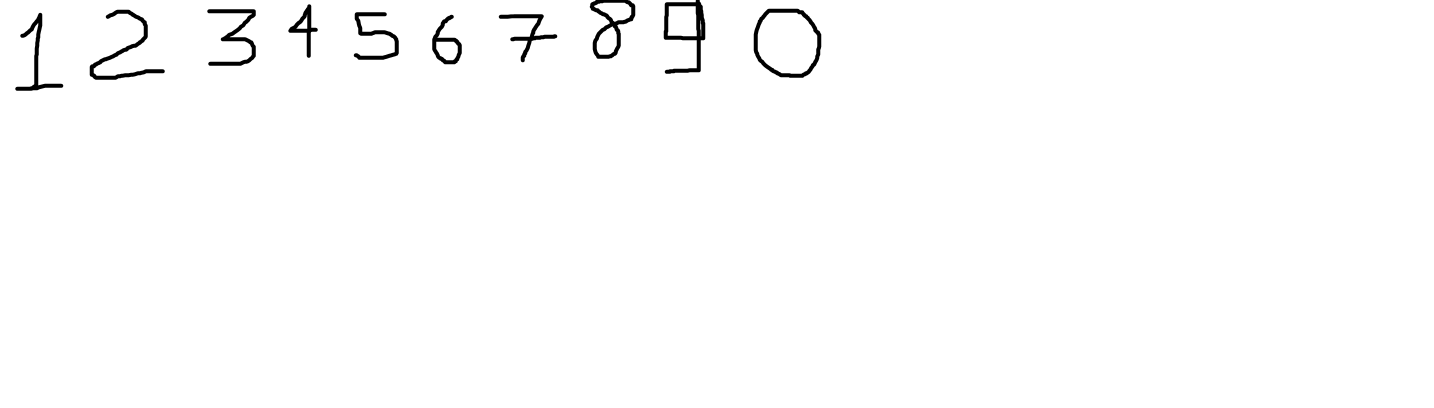
#> input picture draw.jpeg, 2868 x 816 px (shown at 1/2 size); its folder holds only this picture in this run
$ python -i segment.py   (imports and definitions only)
#> lines starting #> are read from the running program, lines starting #| are printed output that depends on the picture; after the words box and inside, x2 and y2 are one past the last pixel; in counts of white or black regions, pixels touching at a corner belong together
### predict.py
import tensorflow.compat.v1 as tf
tf.disable_v2_behavior()
#> (this line was passed over: tensorflow is not available in this run)
import numpy as np
import os,glob,cv2
import sys,argparse

def find_class(image):

	classes=[]
	classes=['(', ')', '+', '-', '0', '1', '2', '3', '4', '5', '6', '7', '8', '9', '=', 'cos', 'div', 'e', 'log', 'sin', 'tan', 'times', 'X', 'y', 'z', '[', ']', '{', '}']

	os.environ['TF_CPP_MIN_LOG_LEVEL']='2'
	image_size=30
	num_channels=3
	images = []
	image = cv2.resize(image, (image_size, image_size), cv2.INTER_AREA)
	images.append(image)
	images = np.array(images, dtype=np.uint8)
	images = images.astype('float32')
	images = np.multiply(images, 1.0/255.0)
	#The input to the network is of shape [None image_size image_size num_channels]. Hence we reshape.
	x_batch = images.reshape(1, image_size,image_size,num_channels)

	## Let us restore the saved model
	sess = tf.Session()
	# Step-1: Recreate the network graph. At this step only graph is created.
	saver = tf.train.import_meta_graph('model_new.meta')
	# Step-2: Now let's load the weights saved using the restore method.
	saver.restore(sess, tf.train.latest_checkpoint('./'))

	# Accessing the default graph which we have restored
	graph = tf.get_default_graph()

	# Now, let's get hold of the op that we can be processed to get the output.
	# In the original network y_pred is the tensor that is the prediction of the network
	y_pred = graph.get_tensor_by_name("y_pred:0")

	## Let's feed the images to the input placeholders
	x= graph.get_tensor_by_name("x:0")
	y_true = graph.get_tensor_by_name("y_true:0")
	y_test_images = np.zeros((1, 29))


	### Creating the feed_dict that is required to be fed to calculate y_pred
	feed_dict_testing = {x: x_batch, y_true: y_test_images}
	result=sess.run(y_pred, feed_dict=feed_dict_testing)
	# result is of this format [probabiliy_of_rose probability_of_sunflower]
	return classes[np.argmax(result)]

### segment.py
import cv2
import numpy as np
import predict
import os,cv2
import sys,argparse


def segment(path):
# [4 lines of commented-out code are left out]
	image = cv2.imread(path)
#> image is the input picture: shape (816, 2868, 3); min 0, max 255, mean 252.1
#cv2.imshow('orig',image)
#cv2.waitKey(0)

#grayscale
	gray = cv2.cvtColor(image,cv2.COLOR_BGR2GRAY)
#cv2.imshow('gray',gray)
#cv2.waitKey(0)

#binary
	ret,thresh = cv2.threshold(gray,127,255,cv2.THRESH_BINARY_INV)
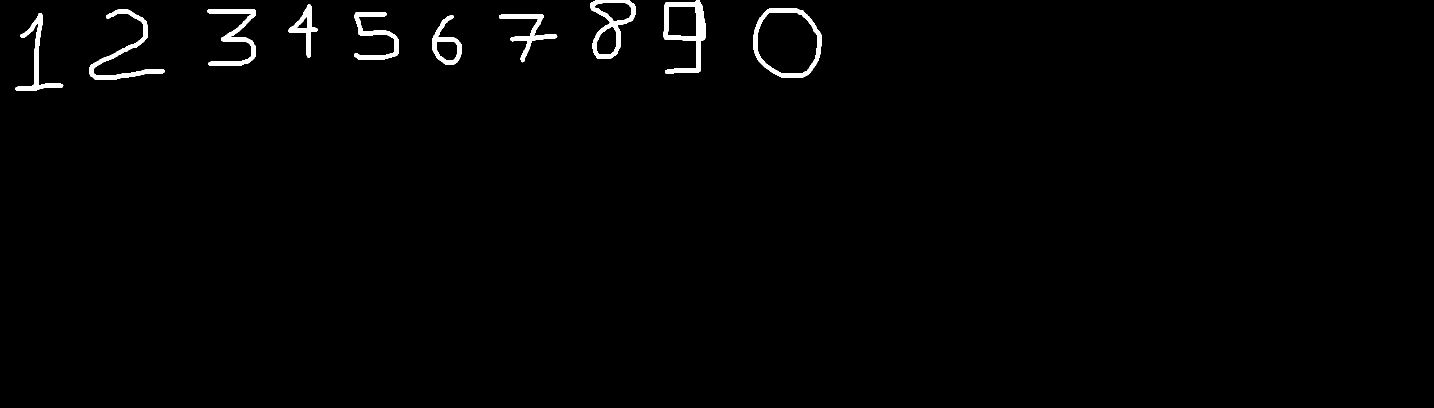
#> thresh: shape (816, 2868) (shown at 1/2 size); 1.2% white; 10 white regions, largest, box (x1, y1, x2, y2) and area: (1327, 0, 1411, 148) 4061, (1507, 17, 1643, 156) 3577, (179, 19, 330, 160) 3424
#cv2.imshow('second',thresh)
#cv2.waitKey(0)

#dilation
	kernel = np.ones((5,5), np.uint8)
	img_dilation = cv2.dilate(thresh, kernel, iterations=1)
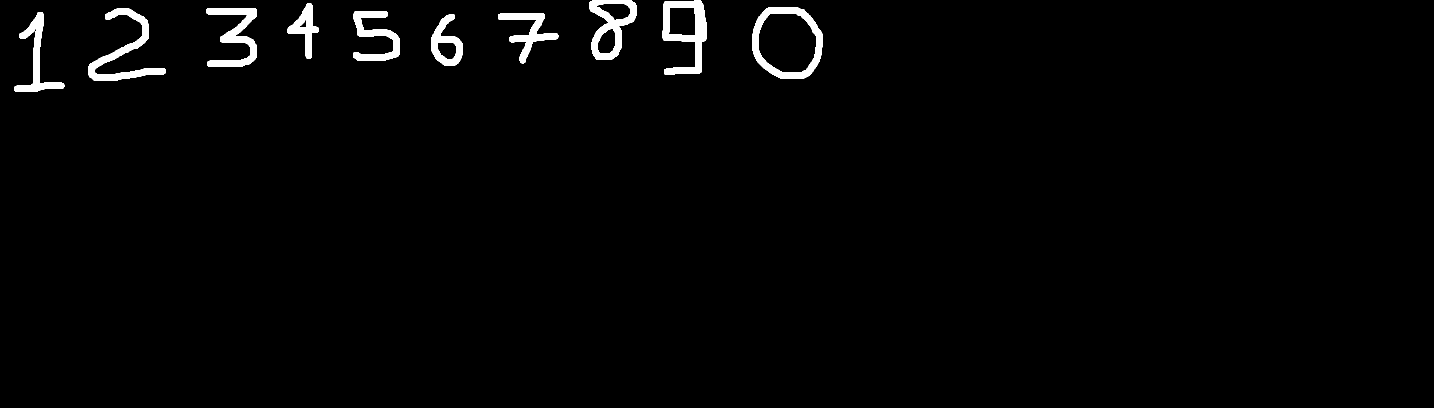
#> img_dilation: shape (816, 2868) (shown at 1/2 size); 1.8% white; 10 white regions
#cv2.imshow('dilated',img_dilation)
#cv2.waitKey(0)

#find contours
	ctrs,_ = cv2.findContours(img_dilation.copy(), cv2.RETR_EXTERNAL, cv2.CHAIN_APPROX_SIMPLE)
#> ctrs = 10 contours; largest, box (x1, y1, x2, y2) and area: (1505, 15, 1645, 158) 16401, (1325, 0, 1413, 150) 8180, (1178, 0, 1273, 120) 7276, (177, 17, 332, 162) 5045, (413, 16, 514, 134) 4351

#sort contours
	sorted_ctrs = sorted(ctrs, key=lambda ctr: cv2.boundingRect(ctr)[0])
#> sorted_ctrs has the same summary as ctrs
	a = np.zeros(shape=(len(sorted_ctrs),4))
#> a = [[0, 0, 0, 0], [0, 0, 0, 0], [0, 0, 0, 0], [0, 0, 0, 0], [0, 0, 0, 0], [0, 0, 0, 0], [0, 0, 0, 0], [0, 0, 0, 0], [0, 0, 0, 0], [0, 0, 0, 0]]
	print(a)
#| [[0. 0. 0. 0.]
#|  [0. 0. 0. 0.]
#|  [0. 0. 0. 0.]
#|  [0. 0. 0. 0.]
#|  [0. 0. 0. 0.]
#|  [0. 0. 0. 0.]
#|  [0. 0. 0. 0.]
#|  [0. 0. 0. 0.]
#|  [0. 0. 0. 0.]
#|  [0. 0. 0. 0.]]

	for i, ctr in enumerate(sorted_ctrs):
    # Get bounding box

		x, y, w, h = cv2.boundingRect(ctr)
		print(i)
		print(x)
		print(y)
		print(w)
		print(h)
		a[i]=[x,y,w,h]
#> this loop made 10 passes
#> (x, y, w, h) on passes 1 to 10: (29, 24, 100, 160), (177, 17, 155, 145), (413, 16, 101, 118), (575, 7, 63, 111), (706, 22, 94, 100), (862, 28, 64, 103), (996, 26, 121, 101), (1178, 0, 95, 120), (1325, 0, 88, 150), (1505, 15, 140, 143)
#> (printed output is left out)
#> after the loop, a = [[29, 24, 100, 160], [177, 17, 155, 145], [413, 16, 101, 118], [575, 7, 63, 111], [706, 22, 94, 100], [862, 28, 64, 103], [996, 26, 121, 101], [1178, 0, 95, 120], [1325, 0, 88, 150], [1505, 15, 140, 143]]


	for l in range(0,i):
		if(abs(a[l+1][0]-a[l][0])<=50):
			xmin=min(a[l][0],a[l+1][0])
			print(xmin)
			xmax=max(a[l][0]+a[l][2],a[l+1][0]+a[l+1][2])
			print(xmax)

			ymin=min(a[l][1],a[l+1][1])
			print(ymin)

			ymax=max(a[l][1]+a[l][3],a[l+1][1]+a[l+1][3])
			print(ymax)

			print("hello")

			a[l][0]=xmin
			a[l][1]=ymin
			a[l][2]=xmax-xmin
			a[l][3]=ymax-ymin

			a[l+1][0]=a[l+2][0]
			a[l+1][1]=a[l+2][1]

			a[l+1][2]=a[l+2][2]

			a[l+1][3]=a[l+2][3]
			a[l+2]=[0,0,0,0]
			i=i-1
			print (a)
#> after the loop, i = 9


	ans=""
	for l in range (0,i+1):
		l,m,n,o=a[l]
		x=int(l)
		y=int(m)
		w=int(n)
		h=int(o)
		roi = image[y:y+h, x:x+w]
		dim=(60,30)
		resized = cv2.resize(roi, dim, interpolation = cv2.INTER_AREA)
	#cv2.imshow('l',resized)
	#cv2.waitKey(0)
		ans=ans+" "+predict.find_class(resized)
		print(ans)

	#cv2.imshow('segment no:'+str(i),roi)
		cv2.rectangle(image,(x,y),( x + w, y + h ),(90,0,255),2)
#> this loop made 1 pass
#> (l, m, n, o, y, w, h) on pass 1: (29, 24, 100, 160, 24, 100, 160)
#> pass 1, in segment, `roi = image[y:y+h, x:x+w]`:
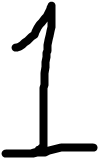
#> roi: shape (160, 100, 3); min 0, max 255, mean 217.4
#> pass 1, in segment, `resized = cv2.resize(roi, dim, interpolation = cv2.INTER_AREA)`:
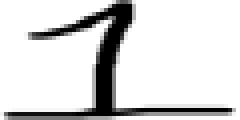
#> resized: shape (30, 60, 3) (shown 4 times larger); min 0, max 255, mean 217.4
#> pass 1, in find_class, `image = cv2.resize(image, (image_size, image_size), cv2.INTER_AREA)`:
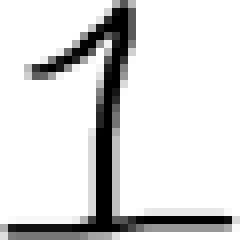
#> image: shape (30, 30, 3) (shown 8 times larger); min 0, max 255, mean 217.5
#> after the loop, ans = ''
	#cv2.waitKey(0)

	print(i)

	cv2.imshow('marked areas',image)
	return(ans)
	cv2.waitKey(0)

#> (the run stopped early here; a loop or call above may not have finished)

$ run again, on 200.jpg
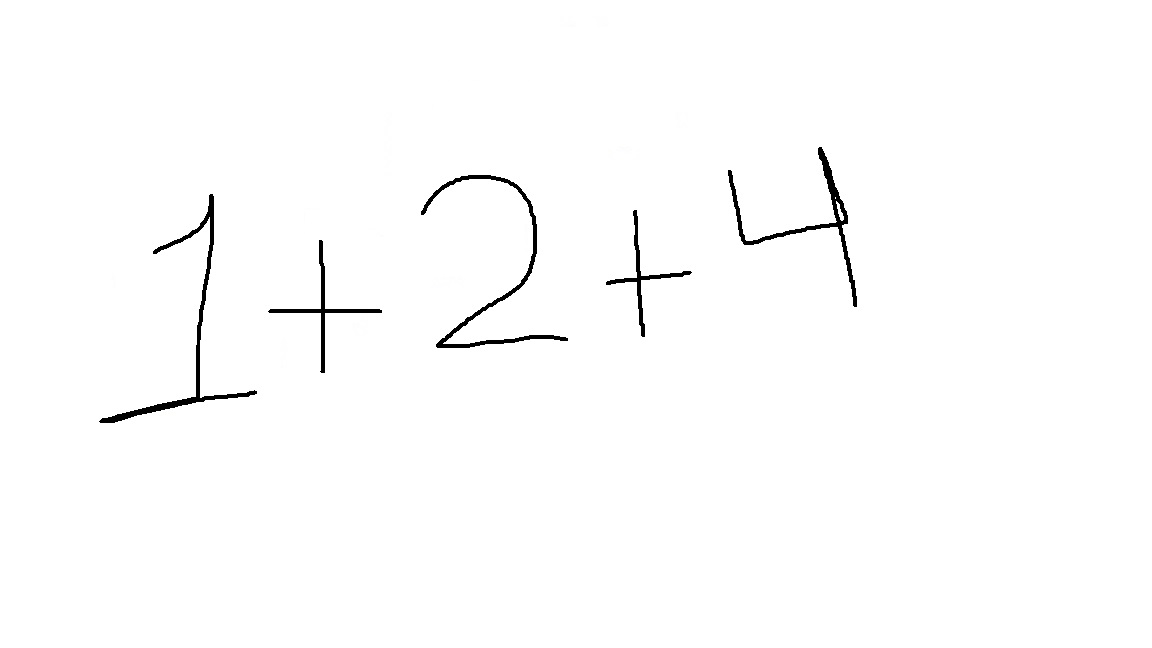
#> input picture 200.jpg, 1152 x 648 px
#> in segment, image is the input picture: shape (648, 1152, 3); mean B, G, R 252.5, 252.5, 252.5
#> in segment, `ret,thresh = cv2.threshold(gray,127,255,cv2.THRESH_BINARY_INV)`:
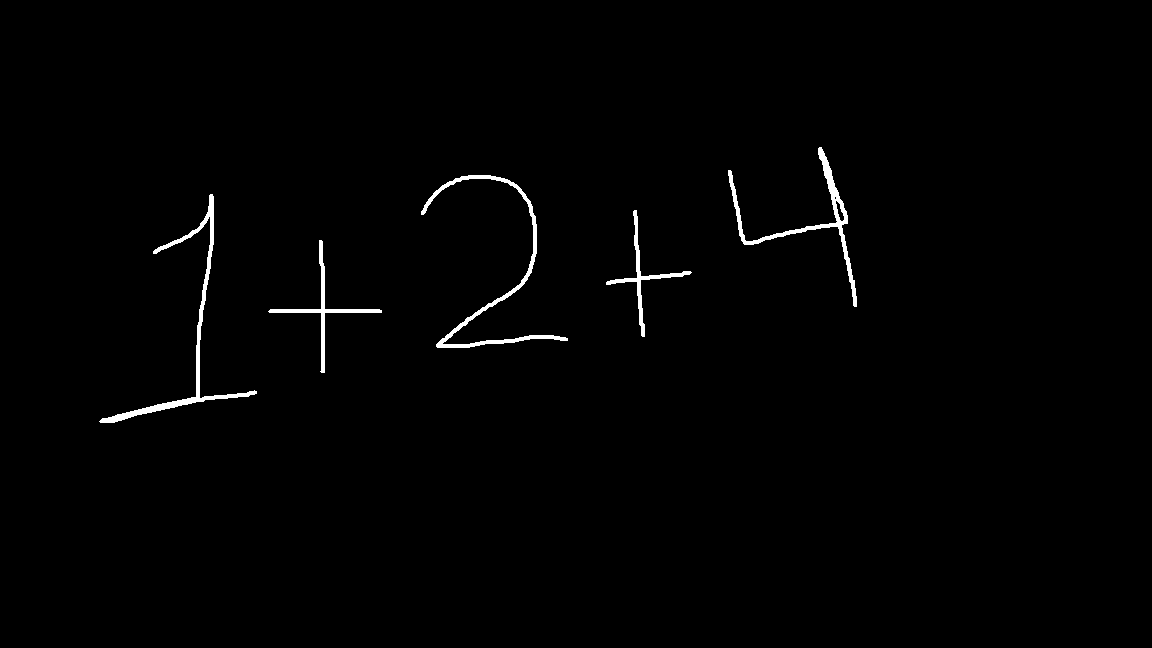
#> thresh: shape (648, 1152); 0.97% white; 5 white regions, box (x1, y1, x2, y2) and area: (99, 194, 257, 423) 1980, (421, 175, 568, 348) 1813, (728, 147, 857, 307) 1658, (268, 240, 382, 373) 967, (606, 210, 692, 337) 835
#> img_dilation: shape (648, 1152); 2% white; 5 white regions
#> ctrs = 5 contours; box (x1, y1, x2, y2) and area: (419, 173, 570, 350) 3632, (97, 192, 259, 425) 3572, (726, 145, 859, 309) 3015, (266, 238, 384, 375) 1734, (604, 208, 694, 339) 1556
#> sorted_ctrs has the same summary as ctrs
#> in segment, `a = np.zeros(shape=(len(sorted_ctrs),4))`: a = [[0, 0, 0, 0], [0, 0, 0, 0], [0, 0, 0, 0], [0, 0, 0, 0], [0, 0, 0, 0]]
#| [[0. 0. 0. 0.]
#|  [0. 0. 0. 0.]
#|  [0. 0. 0. 0.]
#|  [0. 0. 0. 0.]
#|  [0. 0. 0. 0.]]
#> the loop in segment, `for i, ctr in enumerate(sorted_ctrs):` made 5 passes
#> (x, y, w, h) on passes 1 to 5: (97, 192, 162, 233), (266, 238, 118, 137), (419, 173, 151, 177), (604, 208, 90, 131), (726, 145, 133, 164)
#> (printed output is left out)
#> after the loop in segment, `for i, ctr in enumerate(sorted_ctrs):`: a = [[97, 192, 162, 233], [266, 238, 118, 137], [419, 173, 151, 177], [604, 208, 90, 131], [726, 145, 133, 164]]
#> after the loop in segment, `for l in range(0,i):`: i = 4
#> the loop in segment, `for l in range (0,i+1):` made 1 pass
#> (l, m, n, o, y, w, h) on pass 1: (97, 192, 162, 233, 192, 162, 233)
#> pass 1, in find_class, `image = cv2.resize(image, (image_size, image_size), cv2.INTER_AREA)`:
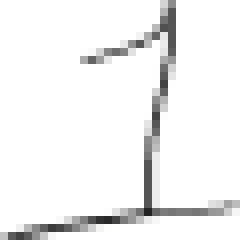
#> image: shape (30, 30, 3) (shown 8 times larger); mean of channels 0, 1, 2 241.6, 241.6, 241.6; drawn as B, G, R
#> after the loop in segment, `for l in range (0,i+1):`: ans = ''

$ run again, on cos.jpg
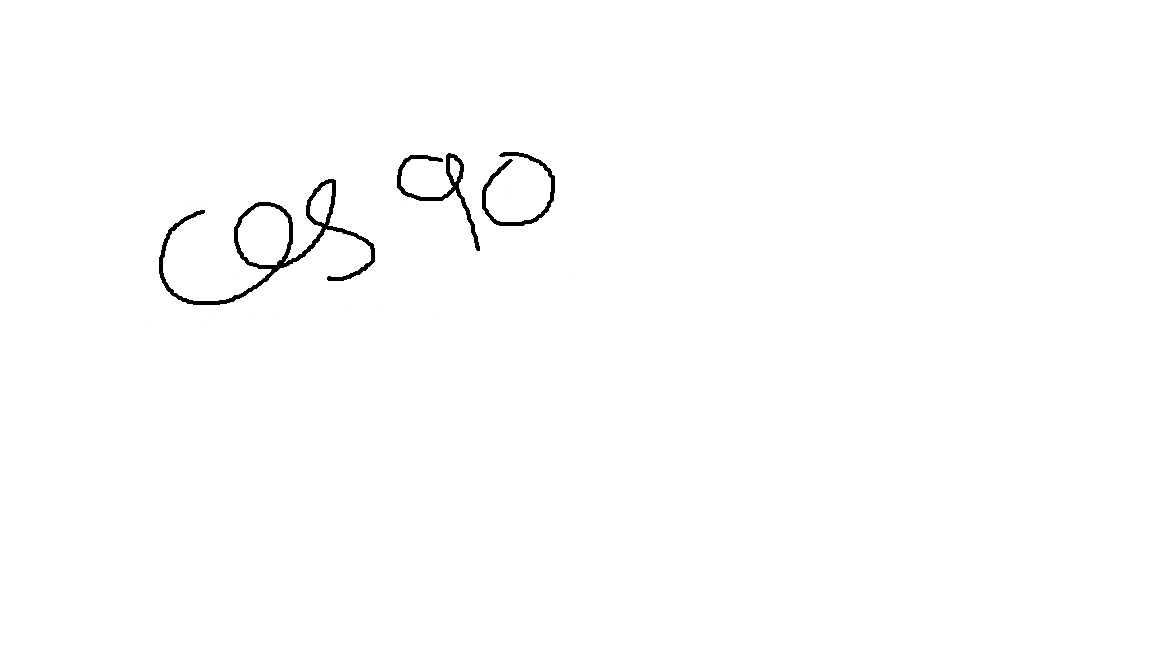
#> input picture cos.jpg, 1152 x 648 px
#> in segment, image is the input picture: shape (648, 1152, 3); min 0, max 255, mean 253.3
#> in segment, `ret,thresh = cv2.threshold(gray,127,255,cv2.THRESH_BINARY_INV)`:
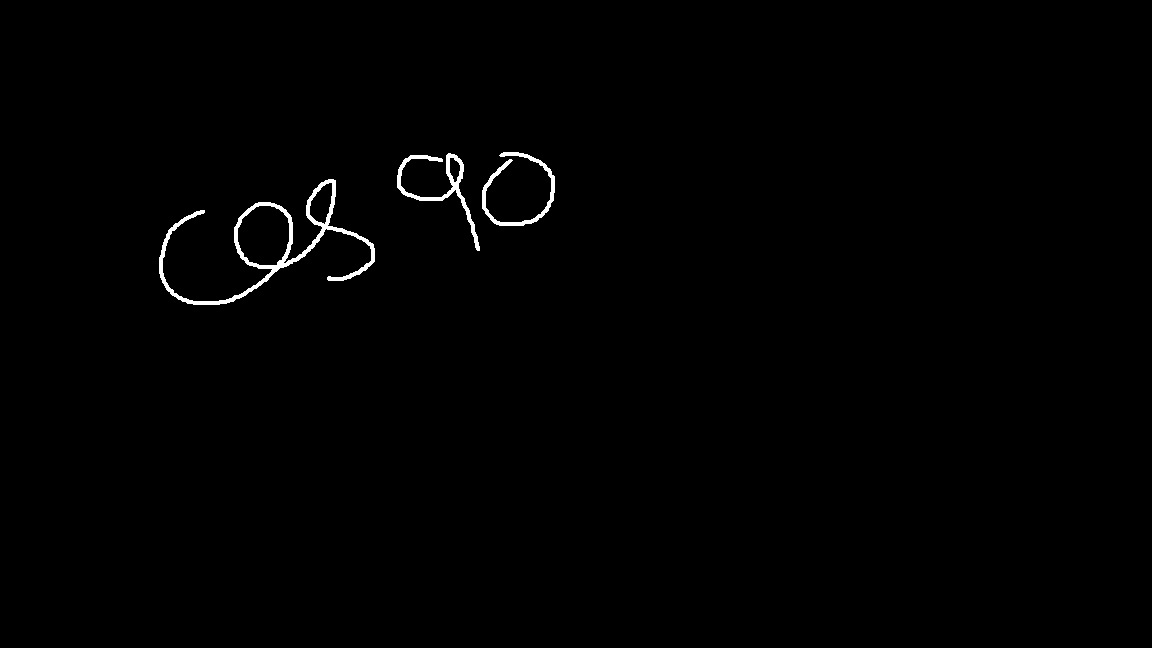
#> thresh: shape (648, 1152); 0.66% white; 3 white regions, box (x1, y1, x2, y2) and area: (159, 179, 375, 305) 2898, (397, 153, 480, 251) 1101, (482, 152, 555, 226) 930
#> img_dilation: shape (648, 1152); 1.5% white; 3 white regions
#> ctrs = 3 contours; box (x1, y1, x2, y2) and area: (157, 177, 377, 307) 8216, (480, 150, 557, 228) 4690, (395, 151, 482, 253) 3514
#> sorted_ctrs has the same summary as ctrs
#> in segment, `a = np.zeros(shape=(len(sorted_ctrs),4))`: a = [[0, 0, 0, 0], [0, 0, 0, 0], [0, 0, 0, 0]]
#| [[0. 0. 0. 0.]
#|  [0. 0. 0. 0.]
#|  [0. 0. 0. 0.]]
#> the loop in segment, `for i, ctr in enumerate(sorted_ctrs):` made 3 passes
#> (x, y, w, h) on passes 1 to 3: (157, 177, 220, 130), (395, 151, 87, 102), (480, 150, 77, 78)
#> (printed output is left out)
#> after the loop in segment, `for i, ctr in enumerate(sorted_ctrs):`: a = [[157, 177, 220, 130], [395, 151, 87, 102], [480, 150, 77, 78]]
#> after the loop in segment, `for l in range(0,i):`: i = 2
#> the loop in segment, `for l in range (0,i+1):` made 1 pass
#> (l, m, n, o, y, w, h) on pass 1: (157, 177, 220, 130, 177, 220, 130)
#> pass 1, in find_class, `image = cv2.resize(image, (image_size, image_size), cv2.INTER_AREA)`:
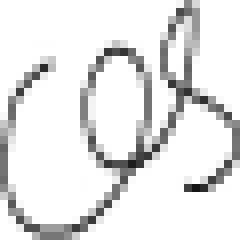
#> image: shape (30, 30, 3) (shown 8 times larger); min 21, max 255, mean 229.2
#> after the loop in segment, `for l in range (0,i+1):`: ans = ''

$ run again, on input.jpg
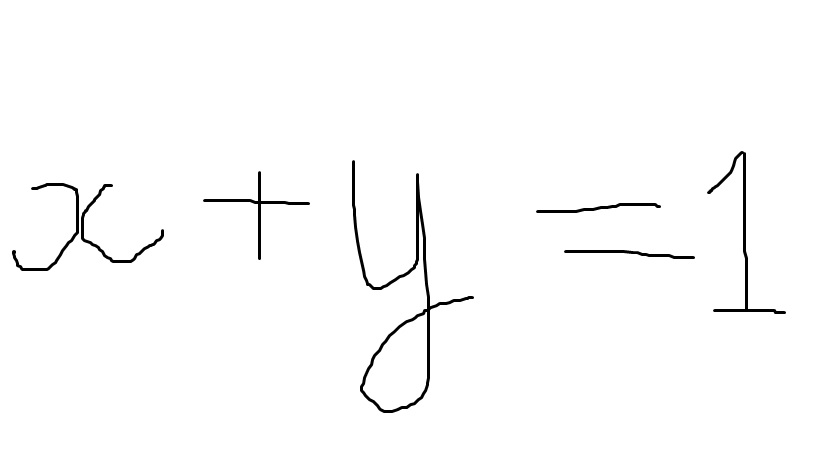
#> input picture input.jpg, 819 x 460 px
#> in segment, image is the input picture: shape (460, 819, 3); min 0, max 255, mean 251.3
#> in segment, `ret,thresh = cv2.threshold(gray,127,255,cv2.THRESH_BINARY_INV)`:
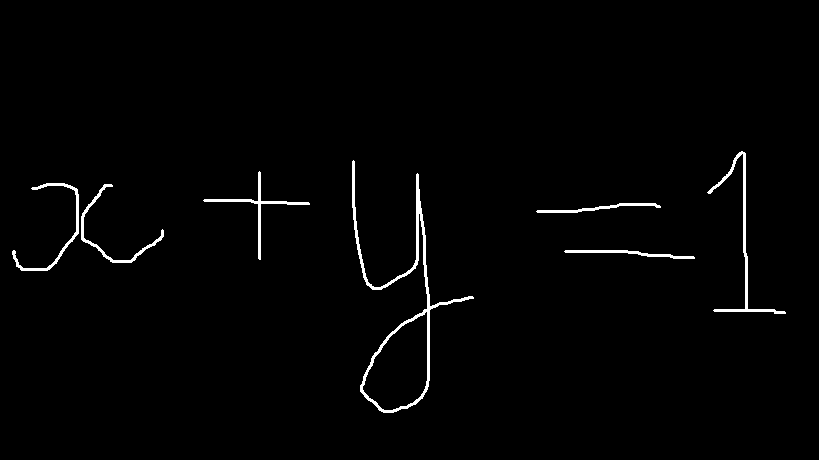
#> thresh: shape (460, 819); 1.4% white; 7 white regions, largest, box (x1, y1, x2, y2) and area: (352, 160, 474, 413) 2126, (707, 151, 786, 314) 865, (203, 171, 310, 260) 574
#> img_dilation: shape (460, 819); 3.6% white; 6 white regions
#> ctrs = 6 contours; box (x1, y1, x2, y2) and area: (350, 158, 476, 415) 8250, (10, 181, 166, 273) 2544, (705, 149, 788, 316) 1849, (201, 169, 312, 262) 1188, (562, 248, 697, 261) 830, (534, 201, 663, 215) 804
#> sorted_ctrs has the same summary as ctrs
#> in segment, `a = np.zeros(shape=(len(sorted_ctrs),4))`: a = [[0, 0, 0, 0], [0, 0, 0, 0], [0, 0, 0, 0], [0, 0, 0, 0], [0, 0, 0, 0], [0, 0, 0, 0]]
#| [[0. 0. 0. 0.]
#|  [0. 0. 0. 0.]
#|  [0. 0. 0. 0.]
#|  [0. 0. 0. 0.]
#|  [0. 0. 0. 0.]
#|  [0. 0. 0. 0.]]
#> the loop in segment, `for i, ctr in enumerate(sorted_ctrs):` made 6 passes
#> (x, y, w, h) on passes 1 to 6: (10, 181, 156, 92), (201, 169, 111, 93), (350, 158, 126, 257), (534, 201, 129, 14), (562, 248, 135, 13), (705, 149, 83, 167)
#> (printed output is left out)
#> after the loop in segment, `for i, ctr in enumerate(sorted_ctrs):`: a = [[10, 181, 156, 92], [201, 169, 111, 93], [350, 158, 126, 257], [534, 201, 129, 14], [562, 248, 135, 13], [705, 149, 83, 167]]
#> the loop in segment, `for l in range(0,i):` made 5 passes
#> (xmin, xmax, ymin, ymax, i) on pass 4: (534, 697, 201, 261, 4)
#> (printed output is left out)
#> after the loop in segment, `for l in range(0,i):`: a = [[10, 181, 156, 92], [201, 169, 111, 93], [350, 158, 126, 257], [534, 201, 163, 60], [705, 149, 83, 167], [0, 0, 0, 0]]; i = 4
#> the loop in segment, `for l in range (0,i+1):` made 1 pass
#> (l, m, n, o, y, w, h) on pass 1: (10, 181, 156, 92, 181, 156, 92)
#> pass 1, in find_class, `image = cv2.resize(image, (image_size, image_size), cv2.INTER_AREA)`:
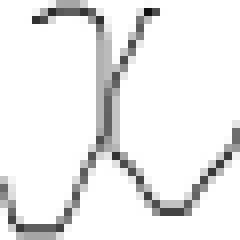
#> image: shape (30, 30, 3) (shown 8 times larger); min 15, max 255, mean 235.7
#> after the loop in segment, `for l in range (0,i+1):`: ans = ''
